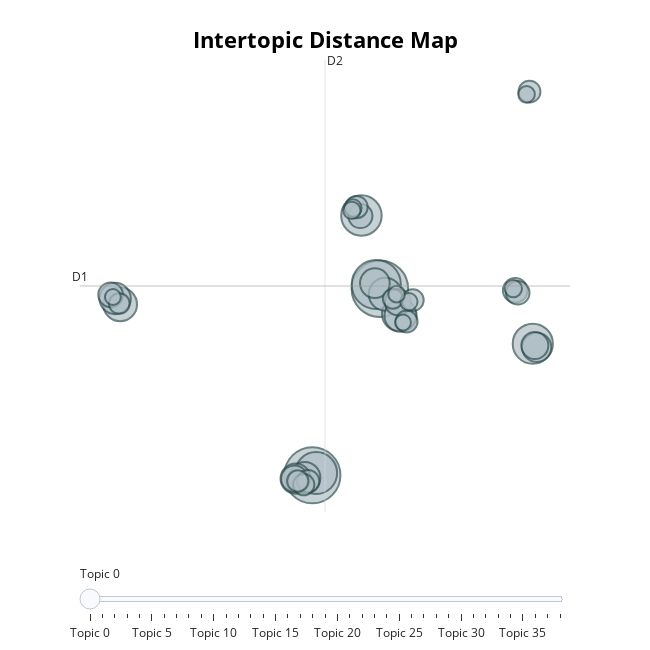

The cell this chart's notebook holds for it:
### Code cell
topic_model.visualize_topics()

### Figure 1 — Plotly figure (JSON) as saved in the notebook; plotly's stock layout.template omitted (floating-point values rounded to 4 significant figures)
{"data": [{"customdata": [[0, "failed | rank | to | complete | uof", 127], [1, "unprofessional | rude | officer | was | complainant", 125], [2, "inmate | inmates | observed | cell | pod", 96], [3, "unprofessional | manner | accused | employee | rank", 70], [4, "son | her | daughter | the | she", 65], [5, "bwc | activate | failed | his | shift", 64], [6, "nopd | the | an | complainant | he", 45], [7, "2018 | allegation | of | neglect | accused", 45], [8, "failed | report | complete | write | to", 43], [9, "did | not | concern | officers | accused", 41], [10, "late | reported | duty | minutes | for", 39], [11, "accident | citation | driver | the | involved", 39], [12, "arrested | arresting | dwi | for | the", 36], [13, "leaving | accused | assigned | area | of", 35], [14, "pursuit | vehicle | unauthorized | officers | their", 34], [15, "camera | worn | body | activate | failed", 29], [16, "her | to | she | stated | the", 28], [17, "failing | take | to | accused | failed", 27], [18, "waited | hours | police | long | for", 24], [19, "appear | failed | court | hearing | to", 24], [20, "pib | investigation | he | complaint | and", 23], [21, "weapon | shooting | firearm | left | backup", 22], [22, "boyfriend | ex | also | the | her", 20], [23, "vehicle | towed | he | his | the", 20], [24, "accused | physical | altercation | of | marijuana", 19], [25, "neglect | duty | accuses | of | generated", 19], [26, "driving | causeway | vehicle | speeding | officer", 19], [27, "license | he | windows | his | vehicle", 18], [28, "summons | issued | neighbor | feels | the", 18], [29, "the | subject | said | he | him", 17], [30, "domestic | signal | disturbance | changed | violence", 16], [31, "brother | sister | death | coroner | murdered", 12], [32, "wallet | money | stole | from | id", 12], [33, "he | him | drug | sidewalk | badges", 12], [34, "subpoena | appear | court | acknowledge | pursuant", 12], [35, "opso | wearing | attire | uniform | cap", 11], [36, "verbal | altercation | co | worker | engaged", 11], [37, "she | took | ex | and | report", 10], [38, "did | not | motor | thorough | thoroughly", 10]], "hovertemplate": "<b>Topic %{customdata[0]}</b><br>Words: %{customdata[1]}<br>Size: %{customdata[2]}", "legendgroup": "", "marker": {"color": "#B0BEC5", "line": {"color": "DarkSlateGrey", "width": 2}, "size": [127, 125, 96, 70, 65, 64, 45, 45, 43, 41, 39, 39, 36, 35, 34, 29, 28, 27, 24, 24, 23, 22, 20, 20, 19, 19, 19, 18, 18, 17, 16, 12, 12, 12, 12, 11, 11, 10, 10], "sizemode": "area", "sizeref": 0.07938, "symbol": "circle"}, "mode": "markers", "name": "", "orientation": "v", "showlegend": false, "type": "scatter", "x": [3.738, -0.1227, 3.532, 0.09107, 2.682, 12.48, -11.12, 4.825, 4.045, 4.921, -11.4, -0.5608, -1.084, 3.452, 12.7, 12.6, -1.147, 4.769, -11.66, 11.48, 2.623, 11.62, 2.4, -0.363, 12.29, 5.266, 5.617, -0.618, -0.9585, -11.17, 4.481, 2.198, 5.394, 2.134, 11.37, 4.694, 12.13, -11.53, 5.061], "xaxis": "x", "y": [0.8507, -10.61, 1.108, -10.47, 5.347, -2.53, -0.114, -0.7054, 0.5108, -0.8052, 0.2478, -10.76, -10.81, 1.189, -2.751, -2.646, -10.83, 0.02015, 0.4771, 0.7477, 5.311, 0.6001, 5.863, -10.98, 12.96, -1.169, 0.1486, -11.19, -10.96, -0.06074, 0.2336, 5.807, 0.04442, 5.658, 0.8558, 0.5123, 12.79, 0.3407, -1.227], "yaxis": "y"}], "layout": {"annotations": [{"showarrow": false, "text": "D1", "x": -13.41, "y": 1.016, "yshift": 10}, {"showarrow": false, "text": "D2", "x": 0.599, "xshift": 10, "y": 14.9}], "height": 650, "hoverlabel": {"bgcolor": "white", "font": {"family": "Rockwell", "size": 16}}, "legend": {"itemsizing": "constant", "tracegroupgap": 0}, "margin": {"t": 60}, "shapes": [{"line": {"color": "#CFD8DC", "width": 2}, "type": "line", "x0": 0.599, "x1": 0.599, "y0": -12.87, "y1": 14.9}, {"line": {"color": "#9E9E9E", "width": 2}, "type": "line", "x0": -13.41, "x1": 14.61, "y0": 1.016, "y1": 1.016}], "sliders": [{"active": 0, "pad": {"t": 50}, "steps": [{"args": [{"marker.color": [["red", "#B0BEC5", "#B0BEC5", "#B0BEC5", "#B0BEC5", "#B0BEC5", "#B0BEC5", "#B0BEC5", "#B0BEC5", "#B0BEC5", "#B0BEC5", "#B0BEC5", "#B0BEC5", "#B0BEC5", "#B0BEC5", "#B0BEC5", "#B0BEC5", "#B0BEC5", "#B0BEC5", "#B0BEC5", "#B0BEC5", "#B0BEC5", "#B0BEC5", "#B0BEC5", "#B0BEC5", "#B0BEC5", "#B0BEC5", "#B0BEC5", "#B0BEC5", "#B0BEC5", "#B0BEC5", "#B0BEC5", "#B0BEC5", "#B0BEC5", "#B0BEC5", "#B0BEC5", "#B0BEC5", "#B0BEC5", "#B0BEC5"]]}], "label": "Topic 0", "method": "update"}, {"args": [{"marker.color": [["#B0BEC5", "red", "#B0BEC5", "#B0BEC5", "#B0BEC5", "#B0BEC5", "#B0BEC5", "#B0BEC5", "#B0BEC5", "#B0BEC5", "#B0BEC5", "#B0BEC5", "#B0BEC5", "#B0BEC5", "#B0BEC5", "#B0BEC5", "#B0BEC5", "#B0BEC5", "#B0BEC5", "#B0BEC5", "#B0BEC5", "#B0BEC5", "#B0BEC5", "#B0BEC5", "#B0BEC5", "#B0BEC5", "#B0BEC5", "#B0BEC5", "#B0BEC5", "#B0BEC5", "#B0BEC5", "#B0BEC5", "#B0BEC5", "#B0BEC5", "#B0BEC5", "#B0BEC5", "#B0BEC5", "#B0BEC5", "#B0BEC5"]]}], "label": "Topic 1", "method": "update"}, {"args": [{"marker.color": [["#B0BEC5", "#B0BEC5", "red", "#B0BEC5", "#B0BEC5", "#B0BEC5", "#B0BEC5", "#B0BEC5", "#B0BEC5", "#B0BEC5", "#B0BEC5", "#B0BEC5", "#B0BEC5", "#B0BEC5", "#B0BEC5", "#B0BEC5", "#B0BEC5", "#B0BEC5", "#B0BEC5", "#B0BEC5", "#B0BEC5", "#B0BEC5", "#B0BEC5", "#B0BEC5", "#B0BEC5", "#B0BEC5", "#B0BEC5", "#B0BEC5", "#B0BEC5", "#B0BEC5", "#B0BEC5", "#B0BEC5", "#B0BEC5", "#B0BEC5", "#B0BEC5", "#B0BEC5", "#B0BEC5", "#B0BEC5", "#B0BEC5"]]}], "label": "Topic 2", "method": "update"}, {"args": [{"marker.color": [["#B0BEC5", "#B0BEC5", "#B0BEC5", "red", "#B0BEC5", "#B0BEC5", "#B0BEC5", "#B0BEC5", "#B0BEC5", "#B0BEC5", "#B0BEC5", "#B0BEC5", "#B0BEC5", "#B0BEC5", "#B0BEC5", "#B0BEC5", "#B0BEC5", "#B0BEC5", "#B0BEC5", "#B0BEC5", "#B0BEC5", "#B0BEC5", "#B0BEC5", "#B0BEC5", "#B0BEC5", "#B0BEC5", "#B0BEC5", "#B0BEC5", "#B0BEC5", "#B0BEC5", "#B0BEC5", "#B0BEC5", "#B0BEC5", "#B0BEC5", "#B0BEC5", "#B0BEC5", "#B0BEC5", "#B0BEC5", "#B0BEC5"]]}], "label": "Topic 3", "method": "update"}, {"args": [{"marker.color": [["#B0BEC5", "#B0BEC5", "#B0BEC5", "#B0BEC5", "red", "#B0BEC5", "#B0BEC5", "#B0BEC5", "#B0BEC5", "#B0BEC5", "#B0BEC5", "#B0BEC5", "#B0BEC5", "#B0BEC5", "#B0BEC5", "#B0BEC5", "#B0BEC5", "#B0BEC5", "#B0BEC5", "#B0BEC5", "#B0BEC5", "#B0BEC5", "#B0BEC5", "#B0BEC5", "#B0BEC5", "#B0BEC5", "#B0BEC5", "#B0BEC5", "#B0BEC5", "#B0BEC5", "#B0BEC5", "#B0BEC5", "#B0BEC5", "#B0BEC5", "#B0BEC5", "#B0BEC5", "#B0BEC5", "#B0BEC5", "#B0BEC5"]]}], "label": "Topic 4", "method": "update"}, {"args": [{"marker.color": [["#B0BEC5", "#B0BEC5", "#B0BEC5", "#B0BEC5", "#B0BEC5", "red", "#B0BEC5", "#B0BEC5", "#B0BEC5", "#B0BEC5", "#B0BEC5", "#B0BEC5", "#B0BEC5", "#B0BEC5", "#B0BEC5", "#B0BEC5", "#B0BEC5", "#B0BEC5", "#B0BEC5", "#B0BEC5", "#B0BEC5", "#B0BEC5", "#B0BEC5", "#B0BEC5", "#B0BEC5", "#B0BEC5", "#B0BEC5", "#B0BEC5", "#B0BEC5", "#B0BEC5", "#B0BEC5", "#B0BEC5", "#B0BEC5", "#B0BEC5", "#B0BEC5", "#B0BEC5", "#B0BEC5", "#B0BEC5", "#B0BEC5"]]}], "label": "Topic 5", "method": "update"}, {"args": [{"marker.color": [["#B0BEC5", "#B0BEC5", "#B0BEC5", "#B0BEC5", "#B0BEC5", "#B0BEC5", "red", "#B0BEC5", "#B0BEC5", "#B0BEC5", "#B0BEC5", "#B0BEC5", "#B0BEC5", "#B0BEC5", "#B0BEC5", "#B0BEC5", "#B0BEC5", "#B0BEC5", "#B0BEC5", "#B0BEC5", "#B0BEC5", "#B0BEC5", "#B0BEC5", "#B0BEC5", "#B0BEC5", "#B0BEC5", "#B0BEC5", "#B0BEC5", "#B0BEC5", "#B0BEC5", "#B0BEC5", "#B0BEC5", "#B0BEC5", "#B0BEC5", "#B0BEC5", "#B0BEC5", "#B0BEC5", "#B0BEC5", "#B0BEC5"]]}], "label": "Topic 6", "method": "update"}, {"args": [{"marker.color": [["#B0BEC5", "#B0BEC5", "#B0BEC5", "#B0BEC5", "#B0BEC5", "#B0BEC5", "#B0BEC5", "red", "#B0BEC5", "#B0BEC5", "#B0BEC5", "#B0BEC5", "#B0BEC5", "#B0BEC5", "#B0BEC5", "#B0BEC5", "#B0BEC5", "#B0BEC5", "#B0BEC5", "#B0BEC5", "#B0BEC5", "#B0BEC5", "#B0BEC5", "#B0BEC5", "#B0BEC5", "#B0BEC5", "#B0BEC5", "#B0BEC5", "#B0BEC5", "#B0BEC5", "#B0BEC5", "#B0BEC5", "#B0BEC5", "#B0BEC5", "#B0BEC5", "#B0BEC5", "#B0BEC5", "#B0BEC5", "#B0BEC5"]]}], "label": "Topic 7", "method": "update"}, {"args": [{"marker.color": [["#B0BEC5", "#B0BEC5", "#B0BEC5", "#B0BEC5", "#B0BEC5", "#B0BEC5", "#B0BEC5", "#B0BEC5", "red", "#B0BEC5", "#B0BEC5", "#B0BEC5", "#B0BEC5", "#B0BEC5", "#B0BEC5", "#B0BEC5", "#B0BEC5", "#B0BEC5", "#B0BEC5", "#B0BEC5", "#B0BEC5", "#B0BEC5", "#B0BEC5", "#B0BEC5", "#B0BEC5", "#B0BEC5", "#B0BEC5", "#B0BEC5", "#B0BEC5", "#B0BEC5", "#B0BEC5", "#B0BEC5", "#B0BEC5", "#B0BEC5", "#B0BEC5", "#B0BEC5", "#B0BEC5", "#B0BEC5", "#B0BEC5"]]}], "label": "Topic 8", "method": "update"}, {"args": [{"marker.color": [["#B0BEC5", "#B0BEC5", "#B0BEC5", "#B0BEC5", "#B0BEC5", "#B0BEC5", "#B0BEC5", "#B0BEC5", "#B0BEC5", "red", "#B0BEC5", "#B0BEC5", "#B0BEC5", "#B0BEC5", "#B0BEC5", "#B0BEC5", "#B0BEC5", "#B0BEC5", "#B0BEC5", "#B0BEC5", "#B0BEC5", "#B0BEC5", "#B0BEC5", "#B0BEC5", "#B0BEC5", "#B0BEC5", "#B0BEC5", "#B0BEC5", "#B0BEC5", "#B0BEC5", "#B0BEC5", "#B0BEC5", "#B0BEC5", "#B0BEC5", "#B0BEC5", "#B0BEC5", "#B0BEC5", "#B0BEC5", "#B0BEC5"]]}], "label": "Topic 9", "method": "update"}, {"args": [{"marker.color": [["#B0BEC5", "#B0BEC5", "#B0BEC5", "#B0BEC5", "#B0BEC5", "#B0BEC5", "#B0BEC5", "#B0BEC5", "#B0BEC5", "#B0BEC5", "red", "#B0BEC5", "#B0BEC5", "#B0BEC5", "#B0BEC5", "#B0BEC5", "#B0BEC5", "#B0BEC5", "#B0BEC5", "#B0BEC5", "#B0BEC5", "#B0BEC5", "#B0BEC5", "#B0BEC5", "#B0BEC5", "#B0BEC5", "#B0BEC5", "#B0BEC5", "#B0BEC5", "#B0BEC5", "#B0BEC5", "#B0BEC5", "#B0BEC5", "#B0BEC5", "#B0BEC5", "#B0BEC5", "#B0BEC5", "#B0BEC5", "#B0BEC5"]]}], "label": "Topic 10", "method": "update"}, {"args": [{"marker.color": [["#B0BEC5", "#B0BEC5", "#B0BEC5", "#B0BEC5", "#B0BEC5", "#B0BEC5", "#B0BEC5", "#B0BEC5", "#B0BEC5", "#B0BEC5", "#B0BEC5", "red", "#B0BEC5", "#B0BEC5", "#B0BEC5", "#B0BEC5", "#B0BEC5", "#B0BEC5", "#B0BEC5", "#B0BEC5", "#B0BEC5", "#B0BEC5", "#B0BEC5", "#B0BEC5", "#B0BEC5", "#B0BEC5", "#B0BEC5", "#B0BEC5", "#B0BEC5", "#B0BEC5", "#B0BEC5", "#B0BEC5", "#B0BEC5", "#B0BEC5", "#B0BEC5", "#B0BEC5", "#B0BEC5", "#B0BEC5", "#B0BEC5"]]}], "label": "Topic 11", "method": "update"}, {"args": [{"marker.color": [["#B0BEC5", "#B0BEC5", "#B0BEC5", "#B0BEC5", "#B0BEC5", "#B0BEC5", "#B0BEC5", "#B0BEC5", "#B0BEC5", "#B0BEC5", "#B0BEC5", "#B0BEC5", "red", "#B0BEC5", "#B0BEC5", "#B0BEC5", "#B0BEC5", "#B0BEC5", "#B0BEC5", "#B0BEC5", "#B0BEC5", "#B0BEC5", "#B0BEC5", "#B0BEC5", "#B0BEC5", "#B0BEC5", "#B0BEC5", "#B0BEC5", "#B0BEC5", "#B0BEC5", "#B0BEC5", "#B0BEC5", "#B0BEC5", "#B0BEC5", "#B0BEC5", "#B0BEC5", "#B0BEC5", "#B0BEC5", "#B0BEC5"]]}], "label": "Topic 12", "method": "update"}, {"args": [{"marker.color": [["#B0BEC5", "#B0BEC5", "#B0BEC5", "#B0BEC5", "#B0BEC5", "#B0BEC5", "#B0BEC5", "#B0BEC5", "#B0BEC5", "#B0BEC5", "#B0BEC5", "#B0BEC5", "#B0BEC5", "red", "#B0BEC5", "#B0BEC5", "#B0BEC5", "#B0BEC5", "#B0BEC5", "#B0BEC5", "#B0BEC5", "#B0BEC5", "#B0BEC5", "#B0BEC5", "#B0BEC5", "#B0BEC5", "#B0BEC5", "#B0BEC5", "#B0BEC5", "#B0BEC5", "#B0BEC5", "#B0BEC5", "#B0BEC5", "#B0BEC5", "#B0BEC5", "#B0BEC5", "#B0BEC5", "#B0BEC5", "#B0BEC5"]]}], "label": "Topic 13", "method": "update"}, {"args": [{"marker.color": [["#B0BEC5", "#B0BEC5", "#B0BEC5", "#B0BEC5", "#B0BEC5", "#B0BEC5", "#B0BEC5", "#B0BEC5", "#B0BEC5", "#B0BEC5", "#B0BEC5", "#B0BEC5", "#B0BEC5", "#B0BEC5", "red", "#B0BEC5", "#B0BEC5", "#B0BEC5", "#B0BEC5", "#B0BEC5", "#B0BEC5", "#B0BEC5", "#B0BEC5", "#B0BEC5", "#B0BEC5", "#B0BEC5", "#B0BEC5", "#B0BEC5", "#B0BEC5", "#B0BEC5", "#B0BEC5", "#B0BEC5", "#B0BEC5", "#B0BEC5", "#B0BEC5", "#B0BEC5", "#B0BEC5", "#B0BEC5", "#B0BEC5"]]}], "label": "Topic 14", "method": "update"}, {"args": [{"marker.color": [["#B0BEC5", "#B0BEC5", "#B0BEC5", "#B0BEC5", "#B0BEC5", "#B0BEC5", "#B0BEC5", "#B0BEC5", "#B0BEC5", "#B0BEC5", "#B0BEC5", "#B0BEC5", "#B0BEC5", "#B0BEC5", "#B0BEC5", "red", "#B0BEC5", "#B0BEC5", "#B0BEC5", "#B0BEC5", "#B0BEC5", "#B0BEC5", "#B0BEC5", "#B0BEC5", "#B0BEC5", "#B0BEC5", "#B0BEC5", "#B0BEC5", "#B0BEC5", "#B0BEC5", "#B0BEC5", "#B0BEC5", "#B0BEC5", "#B0BEC5", "#B0BEC5", "#B0BEC5", "#B0BEC5", "#B0BEC5", "#B0BEC5"]]}], "label": "Topic 15", "method": "update"}, {"args": [{"marker.color": [["#B0BEC5", "#B0BEC5", "#B0BEC5", "#B0BEC5", "#B0BEC5", "#B0BEC5", "#B0BEC5", "#B0BEC5", "#B0BEC5", "#B0BEC5", "#B0BEC5", "#B0BEC5", "#B0BEC5", "#B0BEC5", "#B0BEC5", "#B0BEC5", "red", "#B0BEC5", "#B0BEC5", "#B0BEC5", "#B0BEC5", "#B0BEC5", "#B0BEC5", "#B0BEC5", "#B0BEC5", "#B0BEC5", "#B0BEC5", "#B0BEC5", "#B0BEC5", "#B0BEC5", "#B0BEC5", "#B0BEC5", "#B0BEC5", "#B0BEC5", "#B0BEC5", "#B0BEC5", "#B0BEC5", "#B0BEC5", "#B0BEC5"]]}], "label": "Topic 16", "method": "update"}, {"args": [{"marker.color": [["#B0BEC5", "#B0BEC5", "#B0BEC5", "#B0BEC5", "#B0BEC5", "#B0BEC5", "#B0BEC5", "#B0BEC5", "#B0BEC5", "#B0BEC5", "#B0BEC5", "#B0BEC5", "#B0BEC5", "#B0BEC5", "#B0BEC5", "#B0BEC5", "#B0BEC5", "red", "#B0BEC5", "#B0BEC5", "#B0BEC5", "#B0BEC5", "#B0BEC5", "#B0BEC5", "#B0BEC5", "#B0BEC5", "#B0BEC5", "#B0BEC5", "#B0BEC5", "#B0BEC5", "#B0BEC5", "#B0BEC5", "#B0BEC5", "#B0BEC5", "#B0BEC5", "#B0BEC5", "#B0BEC5", "#B0BEC5", "#B0BEC5"]]}], "label": "Topic 17", "method": "update"}, {"args": [{"marker.color": [["#B0BEC5", "#B0BEC5", "#B0BEC5", "#B0BEC5", "#B0BEC5", "#B0BEC5", "#B0BEC5", "#B0BEC5", "#B0BEC5", "#B0BEC5", "#B0BEC5", "#B0BEC5", "#B0BEC5", "#B0BEC5", "#B0BEC5", "#B0BEC5", "#B0BEC5", "#B0BEC5", "red", "#B0BEC5", "#B0BEC5", "#B0BEC5", "#B0BEC5", "#B0BEC5", "#B0BEC5", "#B0BEC5", "#B0BEC5", "#B0BEC5", "#B0BEC5", "#B0BEC5", "#B0BEC5", "#B0BEC5", "#B0BEC5", "#B0BEC5", "#B0BEC5", "#B0BEC5", "#B0BEC5", "#B0BEC5", "#B0BEC5"]]}], "label": "Topic 18", "method": "update"}, {"args": [{"marker.color": [["#B0BEC5", "#B0BEC5", "#B0BEC5", "#B0BEC5", "#B0BEC5", "#B0BEC5", "#B0BEC5", "#B0BEC5", "#B0BEC5", "#B0BEC5", "#B0BEC5", "#B0BEC5", "#B0BEC5", "#B0BEC5", "#B0BEC5", "#B0BEC5", "#B0BEC5", "#B0BEC5", "#B0BEC5", "red", "#B0BEC5", "#B0BEC5", "#B0BEC5", "#B0BEC5", "#B0BEC5", "#B0BEC5", "#B0BEC5", "#B0BEC5", "#B0BEC5", "#B0BEC5", "#B0BEC5", "#B0BEC5", "#B0BEC5", "#B0BEC5", "#B0BEC5", "#B0BEC5", "#B0BEC5", "#B0BEC5", "#B0BEC5"]]}], "label": "Topic 19", "method": "update"}, {"args": [{"marker.color": [["#B0BEC5", "#B0BEC5", "#B0BEC5", "#B0BEC5", "#B0BEC5", "#B0BEC5", "#B0BEC5", "#B0BEC5", "#B0BEC5", "#B0BEC5", "#B0BEC5", "#B0BEC5", "#B0BEC5", "#B0BEC5", "#B0BEC5", "#B0BEC5", "#B0BEC5", "#B0BEC5", "#B0BEC5", "#B0BEC5", "red", "#B0BEC5", "#B0BEC5", "#B0BEC5", "#B0BEC5", "#B0BEC5", "#B0BEC5", "#B0BEC5", "#B0BEC5", "#B0BEC5", "#B0BEC5", "#B0BEC5", "#B0BEC5", "#B0BEC5", "#B0BEC5", "#B0BEC5", "#B0BEC5", "#B0BEC5", "#B0BEC5"]]}], "label": "Topic 20", "method": "update"}, {"args": [{"marker.color": [["#B0BEC5", "#B0BEC5", "#B0BEC5", "#B0BEC5", "#B0BEC5", "#B0BEC5", "#B0BEC5", "#B0BEC5", "#B0BEC5", "#B0BEC5", "#B0BEC5", "#B0BEC5", "#B0BEC5", "#B0BEC5", "#B0BEC5", "#B0BEC5", "#B0BEC5", "#B0BEC5", "#B0BEC5", "#B0BEC5", "#B0BEC5", "red", "#B0BEC5", "#B0BEC5", "#B0BEC5", "#B0BEC5", "#B0BEC5", "#B0BEC5", "#B0BEC5", "#B0BEC5", "#B0BEC5", "#B0BEC5", "#B0BEC5", "#B0BEC5", "#B0BEC5", "#B0BEC5", "#B0BEC5", "#B0BEC5", "#B0BEC5"]]}], "label": "Topic 21", "method": "update"}, {"args": [{"marker.color": [["#B0BEC5", "#B0BEC5", "#B0BEC5", "#B0BEC5", "#B0BEC5", "#B0BEC5", "#B0BEC5", "#B0BEC5", "#B0BEC5", "#B0BEC5", "#B0BEC5", "#B0BEC5", "#B0BEC5", "#B0BEC5", "#B0BEC5", "#B0BEC5", "#B0BEC5", "#B0BEC5", "#B0BEC5", "#B0BEC5", "#B0BEC5", "#B0BEC5", "red", "#B0BEC5", "#B0BEC5", "#B0BEC5", "#B0BEC5", "#B0BEC5", "#B0BEC5", "#B0BEC5", "#B0BEC5", "#B0BEC5", "#B0BEC5", "#B0BEC5", "#B0BEC5", "#B0BEC5", "#B0BEC5", "#B0BEC5", "#B0BEC5"]]}], "label": "Topic 22", "method": "update"}, {"args": [{"marker.color": [["#B0BEC5", "#B0BEC5", "#B0BEC5", "#B0BEC5", "#B0BEC5", "#B0BEC5", "#B0BEC5", "#B0BEC5", "#B0BEC5", "#B0BEC5", "#B0BEC5", "#B0BEC5", "#B0BEC5", "#B0BEC5", "#B0BEC5", "#B0BEC5", "#B0BEC5", "#B0BEC5", "#B0BEC5", "#B0BEC5", "#B0BEC5", "#B0BEC5", "#B0BEC5", "red", "#B0BEC5", "#B0BEC5", "#B0BEC5", "#B0BEC5", "#B0BEC5", "#B0BEC5", "#B0BEC5", "#B0BEC5", "#B0BEC5", "#B0BEC5", "#B0BEC5", "#B0BEC5", "#B0BEC5", "#B0BEC5", "#B0BEC5"]]}], "label": "Topic 23", "method": "update"}, {"args": [{"marker.color": [["#B0BEC5", "#B0BEC5", "#B0BEC5", "#B0BEC5", "#B0BEC5", "#B0BEC5", "#B0BEC5", "#B0BEC5", "#B0BEC5", "#B0BEC5", "#B0BEC5", "#B0BEC5", "#B0BEC5", "#B0BEC5", "#B0BEC5", "#B0BEC5", "#B0BEC5", "#B0BEC5", "#B0BEC5", "#B0BEC5", "#B0BEC5", "#B0BEC5", "#B0BEC5", "#B0BEC5", "red", "#B0BEC5", "#B0BEC5", "#B0BEC5", "#B0BEC5", "#B0BEC5", "#B0BEC5", "#B0BEC5", "#B0BEC5", "#B0BEC5", "#B0BEC5", "#B0BEC5", "#B0BEC5", "#B0BEC5", "#B0BEC5"]]}], "label": "Topic 24", "method": "update"}, {"args": [{"marker.color": [["#B0BEC5", "#B0BEC5", "#B0BEC5", "#B0BEC5", "#B0BEC5", "#B0BEC5", "#B0BEC5", "#B0BEC5", "#B0BEC5", "#B0BEC5", "#B0BEC5", "#B0BEC5", "#B0BEC5", "#B0BEC5", "#B0BEC5", "#B0BEC5", "#B0BEC5", "#B0BEC5", "#B0BEC5", "#B0BEC5", "#B0BEC5", "#B0BEC5", "#B0BEC5", "#B0BEC5", "#B0BEC5", "red", "#B0BEC5", "#B0BEC5", "#B0BEC5", "#B0BEC5", "#B0BEC5", "#B0BEC5", "#B0BEC5", "#B0BEC5", "#B0BEC5", "#B0BEC5", "#B0BEC5", "#B0BEC5", "#B0BEC5"]]}], "label": "Topic 25", "method": "update"}, {"args": [{"marker.color": [["#B0BEC5", "#B0BEC5", "#B0BEC5", "#B0BEC5", "#B0BEC5", "#B0BEC5", "#B0BEC5", "#B0BEC5", "#B0BEC5", "#B0BEC5", "#B0BEC5", "#B0BEC5", "#B0BEC5", "#B0BEC5", "#B0BEC5", "#B0BEC5", "#B0BEC5", "#B0BEC5", "#B0BEC5", "#B0BEC5", "#B0BEC5", "#B0BEC5", "#B0BEC5", "#B0BEC5", "#B0BEC5", "#B0BEC5", "red", "#B0BEC5", "#B0BEC5", "#B0BEC5", "#B0BEC5", "#B0BEC5", "#B0BEC5", "#B0BEC5", "#B0BEC5", "#B0BEC5", "#B0BEC5", "#B0BEC5", "#B0BEC5"]]}], "label": "Topic 26", "method": "update"}, {"args": [{"marker.color": [["#B0BEC5", "#B0BEC5", "#B0BEC5", "#B0BEC5", "#B0BEC5", "#B0BEC5", "#B0BEC5", "#B0BEC5", "#B0BEC5", "#B0BEC5", "#B0BEC5", "#B0BEC5", "#B0BEC5", "#B0BEC5", "#B0BEC5", "#B0BEC5", "#B0BEC5", "#B0BEC5", "#B0BEC5", "#B0BEC5", "#B0BEC5", "#B0BEC5", "#B0BEC5", "#B0BEC5", "#B0BEC5", "#B0BEC5", "#B0BEC5", "red", "#B0BEC5", "#B0BEC5", "#B0BEC5", "#B0BEC5", "#B0BEC5", "#B0BEC5", "#B0BEC5", "#B0BEC5", "#B0BEC5", "#B0BEC5", "#B0BEC5"]]}], "label": "Topic 27", "method": "update"}, {"args": [{"marker.color": [["#B0BEC5", "#B0BEC5", "#B0BEC5", "#B0BEC5", "#B0BEC5", "#B0BEC5", "#B0BEC5", "#B0BEC5", "#B0BEC5", "#B0BEC5", "#B0BEC5", "#B0BEC5", "#B0BEC5", "#B0BEC5", "#B0BEC5", "#B0BEC5", "#B0BEC5", "#B0BEC5", "#B0BEC5", "#B0BEC5", "#B0BEC5", "#B0BEC5", "#B0BEC5", "#B0BEC5", "#B0BEC5", "#B0BEC5", "#B0BEC5", "#B0BEC5", "red", "#B0BEC5", "#B0BEC5", "#B0BEC5", "#B0BEC5", "#B0BEC5", "#B0BEC5", "#B0BEC5", "#B0BEC5", "#B0BEC5", "#B0BEC5"]]}], "label": "Topic 28", "method": "update"}, {"args": [{"marker.color": [["#B0BEC5", "#B0BEC5", "#B0BEC5", "#B0BEC5", "#B0BEC5", "#B0BEC5", "#B0BEC5", "#B0BEC5", "#B0BEC5", "#B0BEC5", "#B0BEC5", "#B0BEC5", "#B0BEC5", "#B0BEC5", "#B0BEC5", "#B0BEC5", "#B0BEC5", "#B0BEC5", "#B0BEC5", "#B0BEC5", "#B0BEC5", "#B0BEC5", "#B0BEC5", "#B0BEC5", "#B0BEC5", "#B0BEC5", "#B0BEC5", "#B0BEC5", "#B0BEC5", "red", "#B0BEC5", "#B0BEC5", "#B0BEC5", "#B0BEC5", "#B0BEC5", "#B0BEC5", "#B0BEC5", "#B0BEC5", "#B0BEC5"]]}], "label": "Topic 29", "method": "update"}, {"args": [{"marker.color": [["#B0BEC5", "#B0BEC5", "#B0BEC5", "#B0BEC5", "#B0BEC5", "#B0BEC5", "#B0BEC5", "#B0BEC5", "#B0BEC5", "#B0BEC5", "#B0BEC5", "#B0BEC5", "#B0BEC5", "#B0BEC5", "#B0BEC5", "#B0BEC5", "#B0BEC5", "#B0BEC5", "#B0BEC5", "#B0BEC5", "#B0BEC5", "#B0BEC5", "#B0BEC5", "#B0BEC5", "#B0BEC5", "#B0BEC5", "#B0BEC5", "#B0BEC5", "#B0BEC5", "#B0BEC5", "red", "#B0BEC5", "#B0BEC5", "#B0BEC5", "#B0BEC5", "#B0BEC5", "#B0BEC5", "#B0BEC5", "#B0BEC5"]]}], "label": "Topic 30", "method": "update"}, {"args": [{"marker.color": [["#B0BEC5", "#B0BEC5", "#B0BEC5", "#B0BEC5", "#B0BEC5", "#B0BEC5", "#B0BEC5", "#B0BEC5", "#B0BEC5", "#B0BEC5", "#B0BEC5", "#B0BEC5", "#B0BEC5", "#B0BEC5", "#B0BEC5", "#B0BEC5", "#B0BEC5", "#B0BEC5", "#B0BEC5", "#B0BEC5", "#B0BEC5", "#B0BEC5", "#B0BEC5", "#B0BEC5", "#B0BEC5", "#B0BEC5", "#B0BEC5", "#B0BEC5", "#B0BEC5", "#B0BEC5", "#B0BEC5", "red", "#B0BEC5", "#B0BEC5", "#B0BEC5", "#B0BEC5", "#B0BEC5", "#B0BEC5", "#B0BEC5"]]}], "label": "Topic 31", "method": "update"}, {"args": [{"marker.color": [["#B0BEC5", "#B0BEC5", "#B0BEC5", "#B0BEC5", "#B0BEC5", "#B0BEC5", "#B0BEC5", "#B0BEC5", "#B0BEC5", "#B0BEC5", "#B0BEC5", "#B0BEC5", "#B0BEC5", "#B0BEC5", "#B0BEC5", "#B0BEC5", "#B0BEC5", "#B0BEC5", "#B0BEC5", "#B0BEC5", "#B0BEC5", "#B0BEC5", "#B0BEC5", "#B0BEC5", "#B0BEC5", "#B0BEC5", "#B0BEC5", "#B0BEC5", "#B0BEC5", "#B0BEC5", "#B0BEC5", "#B0BEC5", "red", "#B0BEC5", "#B0BEC5", "#B0BEC5", "#B0BEC5", "#B0BEC5", "#B0BEC5"]]}], "label": "Topic 32", "method": "update"}, {"args": [{"marker.color": [["#B0BEC5", "#B0BEC5", "#B0BEC5", "#B0BEC5", "#B0BEC5", "#B0BEC5", "#B0BEC5", "#B0BEC5", "#B0BEC5", "#B0BEC5", "#B0BEC5", "#B0BEC5", "#B0BEC5", "#B0BEC5", "#B0BEC5", "#B0BEC5", "#B0BEC5", "#B0BEC5", "#B0BEC5", "#B0BEC5", "#B0BEC5", "#B0BEC5", "#B0BEC5", "#B0BEC5", "#B0BEC5", "#B0BEC5", "#B0BEC5", "#B0BEC5", "#B0BEC5", "#B0BEC5", "#B0BEC5", "#B0BEC5", "#B0BEC5", "red", "#B0BEC5", "#B0BEC5", "#B0BEC5", "#B0BEC5", "#B0BEC5"]]}], "label": "Topic 33", "method": "update"}, {"args": [{"marker.color": [["#B0BEC5", "#B0BEC5", "#B0BEC5", "#B0BEC5", "#B0BEC5", "#B0BEC5", "#B0BEC5", "#B0BEC5", "#B0BEC5", "#B0BEC5", "#B0BEC5", "#B0BEC5", "#B0BEC5", "#B0BEC5", "#B0BEC5", "#B0BEC5", "#B0BEC5", "#B0BEC5", "#B0BEC5", "#B0BEC5", "#B0BEC5", "#B0BEC5", "#B0BEC5", "#B0BEC5", "#B0BEC5", "#B0BEC5", "#B0BEC5", "#B0BEC5", "#B0BEC5", "#B0BEC5", "#B0BEC5", "#B0BEC5", "#B0BEC5", "#B0BEC5", "red", "#B0BEC5", "#B0BEC5", "#B0BEC5", "#B0BEC5"]]}], "label": "Topic 34", "method": "update"}, {"args": [{"marker.color": [["#B0BEC5", "#B0BEC5", "#B0BEC5", "#B0BEC5", "#B0BEC5", "#B0BEC5", "#B0BEC5", "#B0BEC5", "#B0BEC5", "#B0BEC5", "#B0BEC5", "#B0BEC5", "#B0BEC5", "#B0BEC5", "#B0BEC5", "#B0BEC5", "#B0BEC5", "#B0BEC5", "#B0BEC5", "#B0BEC5", "#B0BEC5", "#B0BEC5", "#B0BEC5", "#B0BEC5", "#B0BEC5", "#B0BEC5", "#B0BEC5", "#B0BEC5", "#B0BEC5", "#B0BEC5", "#B0BEC5", "#B0BEC5", "#B0BEC5", "#B0BEC5", "#B0BEC5", "red", "#B0BEC5", "#B0BEC5", "#B0BEC5"]]}], "label": "Topic 35", "method": "update"}, {"args": [{"marker.color": [["#B0BEC5", "#B0BEC5", "#B0BEC5", "#B0BEC5", "#B0BEC5", "#B0BEC5", "#B0BEC5", "#B0BEC5", "#B0BEC5", "#B0BEC5", "#B0BEC5", "#B0BEC5", "#B0BEC5", "#B0BEC5", "#B0BEC5", "#B0BEC5", "#B0BEC5", "#B0BEC5", "#B0BEC5", "#B0BEC5", "#B0BEC5", "#B0BEC5", "#B0BEC5", "#B0BEC5", "#B0BEC5", "#B0BEC5", "#B0BEC5", "#B0BEC5", "#B0BEC5", "#B0BEC5", "#B0BEC5", "#B0BEC5", "#B0BEC5", "#B0BEC5", "#B0BEC5", "#B0BEC5", "red", "#B0BEC5", "#B0BEC5"]]}], "label": "Topic 36", "method": "update"}, {"args": [{"marker.color": [["#B0BEC5", "#B0BEC5", "#B0BEC5", "#B0BEC5", "#B0BEC5", "#B0BEC5", "#B0BEC5", "#B0BEC5", "#B0BEC5", "#B0BEC5", "#B0BEC5", "#B0BEC5", "#B0BEC5", "#B0BEC5", "#B0BEC5", "#B0BEC5", "#B0BEC5", "#B0BEC5", "#B0BEC5", "#B0BEC5", "#B0BEC5", "#B0BEC5", "#B0BEC5", "#B0BEC5", "#B0BEC5", "#B0BEC5", "#B0BEC5", "#B0BEC5", "#B0BEC5", "#B0BEC5", "#B0BEC5", "#B0BEC5", "#B0BEC5", "#B0BEC5", "#B0BEC5", "#B0BEC5", "#B0BEC5", "red", "#B0BEC5"]]}], "label": "Topic 37", "method": "update"}, {"args": [{"marker.color": [["#B0BEC5", "#B0BEC5", "#B0BEC5", "#B0BEC5", "#B0BEC5", "#B0BEC5", "#B0BEC5", "#B0BEC5", "#B0BEC5", "#B0BEC5", "#B0BEC5", "#B0BEC5", "#B0BEC5", "#B0BEC5", "#B0BEC5", "#B0BEC5", "#B0BEC5", "#B0BEC5", "#B0BEC5", "#B0BEC5", "#B0BEC5", "#B0BEC5", "#B0BEC5", "#B0BEC5", "#B0BEC5", "#B0BEC5", "#B0BEC5", "#B0BEC5", "#B0BEC5", "#B0BEC5", "#B0BEC5", "#B0BEC5", "#B0BEC5", "#B0BEC5", "#B0BEC5", "#B0BEC5", "#B0BEC5", "#B0BEC5", "red"]]}], "label": "Topic 38", "method": "update"}]}], "title": {"font": {"color": "Black", "size": 22}, "text": "<b>Intertopic Distance Map", "x": 0.5, "xanchor": "center", "y": 0.95, "yanchor": "top"}, "width": 650, "xaxis": {"anchor": "y", "domain": [0, 1], "range": [-13.41, 14.61], "title": {"text": ""}, "visible": false}, "yaxis": {"anchor": "x", "domain": [0, 1], "range": [-12.87, 14.9], "title": {"text": ""}, "visible": false}}}
